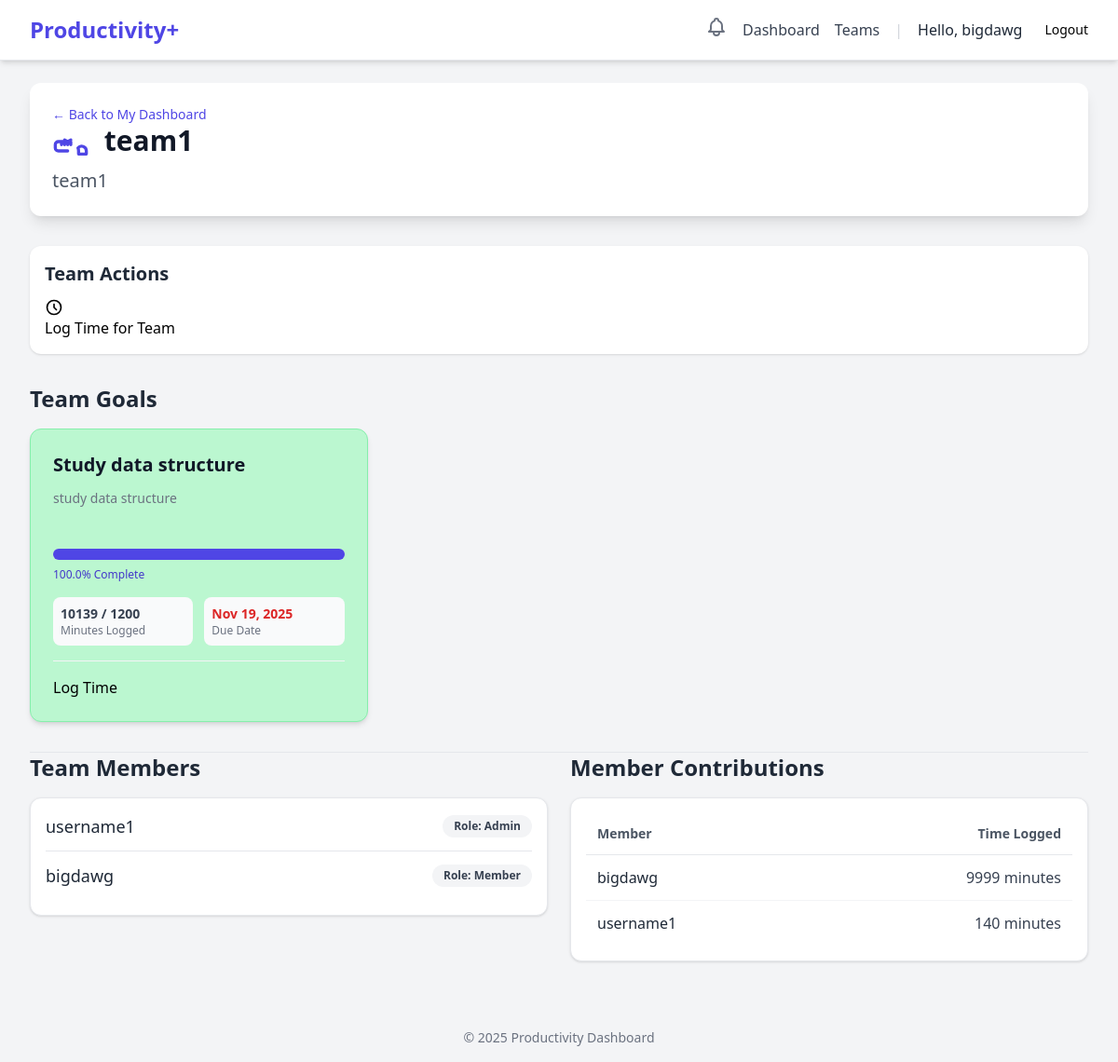
Page /teams/1/ (signed in) on the committed database.
### users/models.py (models this page shows, shortened)
class CustomUser(AbstractUser):
    class Role(models.TextChoices):
        USER = 'USER', 'User'
        ADMIN = 'ADMIN', 'Admin'
    role = models.CharField(max_length=50, choices=Role.choices, default=Role.USER)
    email = models.EmailField(unique=True)
    created_at = models.DateTimeField(auto_now_add=True)

### teams/models.py (models this page shows, shortened)
class Team(models.Model):
    team_name = models.CharField(max_length=255)
    team_desc = models.TextField(blank=True, null=True, help_text="Description")
    members = models.ManyToManyField(
        settings.AUTH_USER_MODEL,
        through='TeamMember',
        related_name='teams'
    )
    created_at = models.DateTimeField(auto_now_add=True)

class TeamGoal(BaseGoal):
    team = models.ForeignKey(
        Team,
        on_delete=models.CASCADE,
        related_name='team_goals'
    )
    class Meta:
        db_table = 'teams_teamgoal'

class TeamMember(models.Model):
    class Role(models.TextChoices):
        MEMBER = 'MEMBER', 'Member'
        ADMIN = 'ADMIN', 'Admin' # Or 'Leader'
    user = models.ForeignKey(settings.AUTH_USER_MODEL, on_delete=models.CASCADE)
    team = models.ForeignKey(Team, on_delete=models.CASCADE)
    role = models.CharField(max_length=50, choices=Role.choices, default=Role.MEMBER)
    created_at = models.DateTimeField(auto_now_add=True)
    class Meta:
        unique_together = ('user', 'team')

### teams/views.py (the view)
# urls.py: path('<int:team_id>/', views.team_dashboard_view, name='team_dashboard'),
@login_required
def team_dashboard_view(request, team_id):
    team = get_object_or_404(Team, pk=team_id)
    current_user_role = TeamMember.Role.MEMBER # Default to Member
    try:
        member_instance = TeamMember.objects.get(
            user=request.user,
            team=team
        )
        current_user_role = member_instance.role # Set the actual role (MEMBER or ADMIN)
    except TeamMember.DoesNotExist:
        messages.error(request, "You are not an active member of this team.")
        return redirect('dashboard:dashboard_view')
    team_members = TeamMember.objects.filter(team=team).select_related('user')
    team_goals_query = TeamGoal.objects.filter(team=team).annotate(
        logged_minutes=Coalesce(Sum('time_logs__minutes'), 0)
    ).order_by('end_date')
    team_goals_with_progress = []
    for goal in team_goals_query:
        percentage = 0
        target = goal.target_minutes
        logged = goal.logged_minutes
        if target > 0:
            percentage = min(100, int((logged / target)* 100))
        else:
            percentage = 0
        team_goals_with_progress.append({
            'goal': goal,
            'logged_minutes': logged,
            'target_minutes': target,
            'percentage': percentage,
        })
    member_contributions = TeamTimeLog.objects.filter(
        goal__team=team
    ).values(
        'user__username'  # Group by username
    ).annotate(
        total_minutes=Sum('minutes')
    ).order_by(
        '-total_minutes'  # Show top contributors first
    )
    context = {
        'page_title': team.team_name,
        'team': team,
        'current_user_role': current_user_role,
        'team_members': team_members, # From your existing code
        'team_goals_list': team_goals_with_progress,
        'member_contributions': member_contributions,
    }
    return render(request, 'teams/team_dashboard.html', context)

### dashboard/models.py (called while the page is built)
    @property
    def target_minutes(self):
        if self.target_time:
            return int(self.target_time.total_seconds() / 60)
        return 0

### users/context_processors.py (called while the page is built)
def unread_notifications(request):
    if request.user.is_authenticated:
        notifications = Notification.objects.filter(
            user=request.user,
            is_read=False
        )
        return {
            'unread_notifications': notifications,
            'unread_notification_count': notifications.count()
        }
    return {}

### templates/teams/team_dashboard.html (shortened to what this page needs)
{% extends "base.html" %}
{% load static %}
{% block content %}
<div class="max-w-7xl mx-auto py-6 sm:px-6 lg:px-8">
    <div class="dashboard-header mb-8 p-6 bg-white rounded-xl shadow-lg">
        <p class="text-sm font-medium text-indigo-600">
            <a href="{% url 'dashboard:dashboard_view' %}" class="hover:underline">
                &larr; Back to My Dashboard
            </a>
        </p>
        <h2 class="text-3xl font-extrabold text-gray-900">
            {{ team.team_name }}
        </h2>
        <p class="mt-2 text-xl text-gray-600">{{ team.team_desc }}</p>
    </div>
    <div class="actions-section mb-8 p-4 bg-white rounded-xl shadow">
        <h3 class="text-xl font-semibold mb-3 text-gray-800">Team Actions</h3>
        <div class="flex flex-wrap gap-3">
            <a href="#" class="button button-secondary">
                <svg class="w-5 h-5 mr-2" fill="none" stroke="currentColor" viewBox="0 0 24 24" xmlns="http://www.w3.org/2000/svg"><path stroke-linecap="round" stroke-linejoin="round" stroke-width="2" d="M12 8v4l3 3m6-3a9 9 0 11-18 0 9 9 0 0118 0z"></path></svg>
                Log Time for Team
            </a>
        </div>
    </div>
    <div class="active-goals-section mb-8">
        <h3 class="text-2xl font-bold mb-4 text-gray-800">Team Goals</h3>
        {% if team_goals_list %}
            <div class="grid grid-cols-1 md:grid-cols-2 lg:grid-cols-3 gap-6">
                {% for item in team_goals_list %}
                <div class="goal-card  p-6 rounded-xl border shadow-md {% if item.percentage >= 100 %}bg-green-200 border-green-300{%else %}bg-white border-gray-200{% endif %} ">
                    <a href="{% url 'teams:team_goal_detail' team_id=team.id goal_id=item.goal.id %}" class="block hover:text-indigo-600">
                        <h4 class="text-xl font-semibold text-gray-900 mb-3">{{ item.goal.title }}</h4>
                    </a>
                    <p class="text-sm text-gray-500 mb-4 h-12 overflow-hidden">{{ item.goal.description|truncatechars:80 }}</p>
                    <div class="progress-bar-container w-full bg-gray-200 rounded-full h-3 mb-2">
                        <div class="progress-bar h-3 rounded-full bg-indigo-600" style="width: {{ item.percentage }}%; max-width: 100%;"></div>
                    </div>
                    <p class="text-xs font-medium text-indigo-700 mb-4">{{ item.percentage|floatformat:1 }}% Complete</p>
                    <div class="grid grid-cols-2 gap-3 mb-4 text-sm text-gray-700">
                        <div class="p-2 bg-gray-50 rounded-lg">
                            <span class="block font-bold">{{ item.logged_minutes }} / {{ item.target_minutes }}</span>
                            <span class="block text-xs text-gray-500">Minutes Logged</span>
                        </div>
                        <div class="p-2 bg-gray-50 rounded-lg">
                            <span class="block font-bold text-red-600">{{ item.goal.end_date|date:"M d, Y" }}</span>
                            <span class="block text-xs text-gray-500">Due Date</span>
                        </div>
                    </div>
                    <div class="flex flex-wrap gap-2 pt-4 border-t border-gray-100">
                        <a href="{% url 'teams:team_time_log_create' team_id=team.id goal_id=item.goal.id %}" class="button button-log flex-1">Log Time</a>
                    </div>
                </div>
                {% endfor %}
            </div>
        {% endif %}
    </div>
    <hr classs="my-8 border-gray-300">
    <div class="grid grid-cols-1 lg:grid-cols-2 gap-6">
        <div class="teams-section">
            <h3 class="text-2xl font-bold mb-4 text-gray-800">Team Members</h3>
            <ul class="space-y-3 p-4 bg-white rounded-xl shadow border border-gray-200">
            {% for member in team_members %}
                <li class="flex justify-between items-center border-b pb-3 last:border-b-0">
                    <span class="text-lg font-medium text-gray-800">
                        {{ member.user.username }}
                    </span>
                    <span class="px-3 py-1 text-xs font-semibold rounded-full bg-gray-100 text-gray-700">
                        Role: {{ member.get_role_display }}
                    </span>
                </li>
            {% empty %}
                <li class="text-gray-500">This team has no members.</li>
            {% endfor %}
            </ul>
        </div>
        <div class="teams-section">
            <h3 class="text-2xl font-bold mb-4 text-gray-800">Member Contributions</h3>
            <div class="p-4 bg-white rounded-xl shadow border border-gray-200 overflow-x-auto">
                <table class="w-full min-w-full text-left">
                    <thead>
                        <tr class="border-b border-gray-200">
                            <th class="p-3 text-sm font-semibold text-gray-600">Member</th>
                            <th class="p-3 text-sm font-semibold text-gray-600 text-right">Time Logged</th>
                        </tr>
                    </thead>
                    <tbody>
                    {% for contrib in member_contributions %}
                        <tr class="border-b border-gray-100 last:border-b-0">
                            <td class="p-3 font-medium text-gray-800">{{ contrib.user__username }}</td>
                            <td class="p-3 text-gray-700 text-right">{{ contrib.total_minutes }} minutes</td>
                        </tr>
                    {% empty %}
                        <tr>
                            <td colspan="2" class="p-3 text-gray-500">No time has been logged yet.</td>
                        </tr>
                    {% endfor %}
                    </tbody>
                </table>
            </div>
        </div>
    </div>
</div>
{% endblock %}

### templates/base.html (shortened to what this page needs)
{% load static %}
<!DOCTYPE html>
<html lang="en">
<head>
    <script src="https://cdn.tailwindcss.com"></script>
</head>
<body class="bg-gray-100 font-sans">
    <nav class="bg-white shadow-md border-b border-gray-200">
        <div class="max-w-7xl mx-auto px-4 sm:px-6 lg:px-8">
            <div class="flex justify-between items-center h-16">
                <div class="flex-shrink-0">
                    <a href="{% url 'index' %}" class="text-2xl font-bold text-indigo-600">Productivity+</a>
                </div>
                <div class="flex items-center space-x-4">
                    {% if user.is_authenticated %}
                    <div class="relative">
                        <button id="notification-bell" class="text-gray-500 hover:text-gray-700">
                        </button>
                        </div>
                        <a href="{% url 'dashboard:dashboard_view' %}" class="text-gray-700 hover:text-indigo-600">Dashboard</a>
                        <a href="{% url 'teams:team_list' %}" class="text-gray-700 hover:text-indigo-600">Teams</a>
                        <span class="text-gray-300">|</span>
                        <span class="text-gray-800 font-medium">Hello, {{ user.username }}</span>
                        <form method="post" action="{% url 'logout' %}" class="flex items-center">
                            <button type="submit" class="ml-2 button button-secondary-danger text-sm">
                                Logout
                            </button>
                        </form>
                    {% else %}
                        <a href="{% url 'login' %}" class="button button-primary">Login</a>
                        <a href="{% url 'register' %}" class="button button-secondary">Sign Up</a>
                    {% endif %}
                </div>
            </div>
        </div>
    </nav>
    <main>
        {% block content %}
        {% endblock %}
    </main>
    <footer class="text-center py-4 mt-8 text-gray-500 text-sm">
        &copy; {% now "Y" %} Productivity Dashboard
    </footer>
</body>
</html>

### templates/teams/team_dashboard.html (style rules this page uses)
.goal-card, .teams-section { transition: transform 0.2s, box-shadow 0.2s; }

### rows in the picture
CustomUser: username "bigdawg", user__username "bigdawg", total_minutes "9999"
Team: team_name "team1", team_desc "team1"
TeamGoal: goal "Study data structure", goal.description "study data structure", {{ item.percentage }} 100 (drawn), percentage "100.0", logged_minutes "10139", target_minutes "1200", goal.end_date "Nov 19, 2025"
TeamMember: user.username "username1", role "Admin"
TeamMember: user.username "bigdawg", role "Member"
CustomUser: user__username "username1", total_minutes "140"
